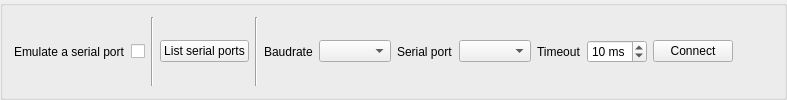
         <widget class="QGroupBox" name="groupBox_7">
          <property name="title">
           <string/>
          </property>
          <layout class="QHBoxLayout" name="horizontalLayout_2">
           <item>
            <widget class="QLabel" name="label_19">
             <property name="text">
              <string>Emulate a serial port</string>
             </property>
            </widget>
           </item>
           <item>
            <widget class="QCheckBox" name="chk_fake_serial"/>
           </item>
           <item>
            <widget class="Line" name="line_2">
             <property name="orientation">
              <enum>Qt::Vertical</enum>
             </property>
            </widget>
           </item>
           <item>
            <widget class="QPushButton" name="btn_serial_ports_list">
             <property name="text">
              <string>List serial ports</string>
             </property>
             <property name="icon">
              <iconset resource="ressources.qrc">
               <normaloff>:/rc/rc/reload.png</normaloff>:/rc/rc/reload.png</iconset>
             </property>
            </widget>
           </item>
           <item>
            <widget class="Line" name="line_3">
             <property name="orientation">
              <enum>Qt::Vertical</enum>
             </property>
            </widget>
           </item>
           <item>
            <widget class="QLabel" name="label_20">
             <property name="text">
              <string>Baudrate</string>
             </property>
            </widget>
           </item>
           <item>
            <widget class="QComboBox" name="baudrate">
             <property name="currentIndex">
              <number>-1</number>
             </property>
            </widget>
           </item>
           <item>
            <widget class="QLabel" name="label_21">
             <property name="text">
              <string>Serial port</string>
             </property>
            </widget>
           </item>
           <item>
            <widget class="QComboBox" name="serial_ports_list"/>
           </item>
           <item>
            <widget class="QLabel" name="label_22">
             <property name="text">
              <string>Timeout</string>
             </property>
            </widget>
           </item>
           <item>
            <widget class="QSpinBox" name="timeout">
             <property name="suffix">
              <string> ms</string>
             </property>
             <property name="value">
              <number>10</number>
             </property>
            </widget>
           </item>
           <item>
            <widget class="QPushButton" name="btn_connect">
             <property name="text">
              <string>Connect</string>
             </property>
             <property name="icon">
              <iconset resource="ressources.qrc">
               <normaloff>:/rc/rc/connect.png</normaloff>:/rc/rc/connect.png</iconset>
             </property>
            </widget>
           </item>
           <item>
            <spacer name="horizontalSpacer">
             <property name="orientation">
              <enum>Qt::Horizontal</enum>
             </property>
             <property name="sizeHint" stdset="0">
              <size>
               <width>40</width>
               <height>20</height>
              </size>
             </property>
            </spacer>
           </item>
          </layout>
         </widget>
